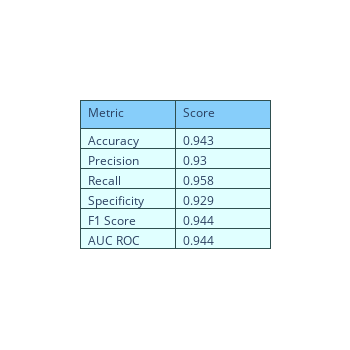

The cell this chart's notebook holds for it:
### Markdown cell above
Model 4: XGBoost algorithm on physician-specified features after SMOTE oversampling has been applied

### Code cell
model = XGBClassifier()
X_train, X_test, y_train, y_test = train_test_split(X, y, test_size=0.2, random_state=44)
model.fit(X_train, y_train)

y_pred = model.predict(X_test)
print(accuracy_score(y_test, y_pred))

metrics(y_test, y_pred)

### Figure 1 — Plotly figure (JSON) as saved in the notebook; plotly's stock layout.template omitted (floating-point values rounded to 4 significant figures)
{"data": [{"cells": {"align": "left", "fill": {"color": "lightcyan"}, "line": {"color": "darkslategray"}, "values": [["Accuracy", "Precision", "Recall", "Specificity", "F1 Score", "AUC ROC"], [0.943, 0.93, 0.958, 0.929, 0.944, 0.944]]}, "header": {"align": "left", "fill": {"color": "lightskyblue"}, "line": {"color": "darkslategray"}, "values": ["Metric", "Score"]}, "type": "table"}], "layout": {"height": 350, "width": 350}}
